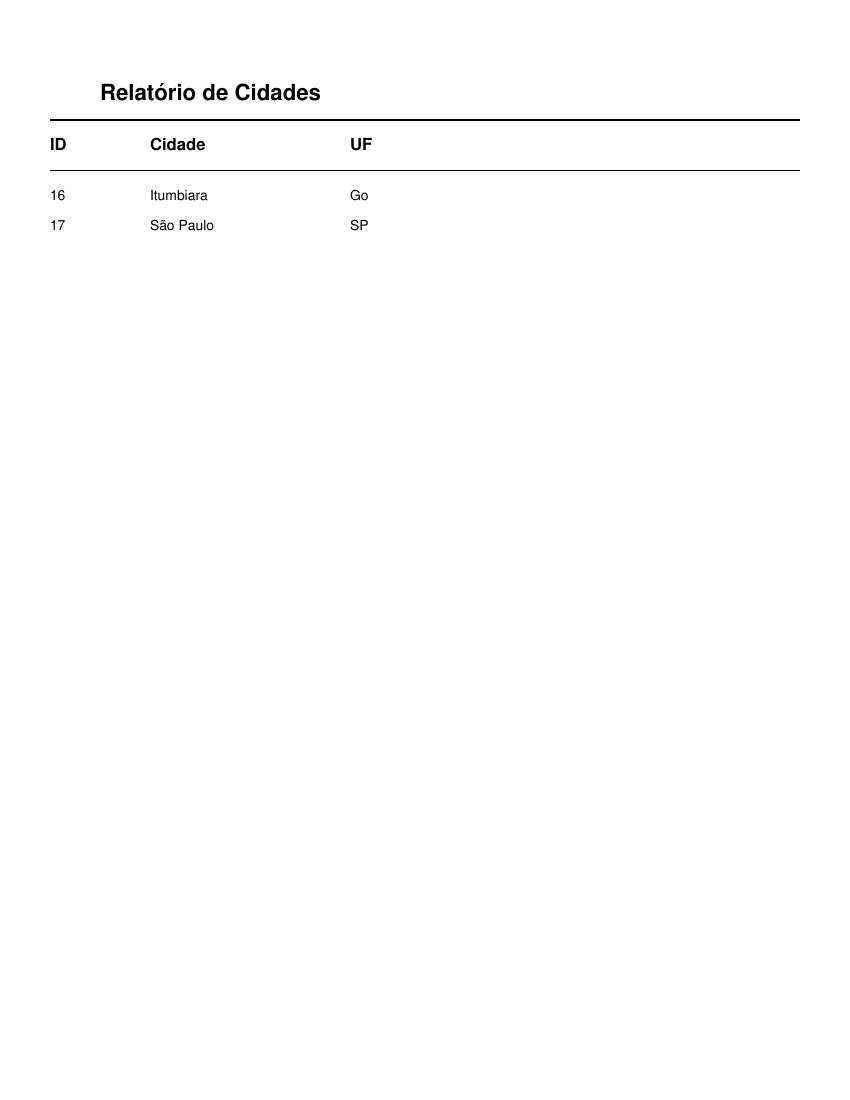

Python code for this plot:
from reportlab.lib.pagesizes import letter
from reportlab.pdfgen import canvas
from reportlab.lib.units import inch
from apliCidade import Cidades  # Certifique-se de que o nome está correto e corresponde à sua classe

def gerar_relatorio(caminho_arquivo):
    # Cria um objeto Canvas
    c = canvas.Canvas(caminho_arquivo, pagesize=letter)
    width, height = letter

    # Adiciona um título ao relatório
    c.setFont("Helvetica-Bold", 16)
    c.drawString(1 * inch, height - 1 * inch, "Relatório de Cidades")

    # Adiciona uma linha de separação
    c.setLineWidth(1)
    c.line(0.5 * inch, height - 1.2 * inch, width - 0.5 * inch, height - 1.2 * inch)

    # Adiciona cabeçalhos das colunas
    c.setFont("Helvetica-Bold", 12)
    c.drawString(0.5 * inch, height - 1.5 * inch, "ID")
    c.drawString(1.5 * inch, height - 1.5 * inch, "Cidade")
    c.drawString(3.5 * inch, height - 1.5 * inch, "UF")

    # Adiciona uma linha de separação entre cabeçalhos e dados
    c.setLineWidth(0.5)
    c.line(0.5 * inch, height - 1.7 * inch, width - 0.5 * inch, height - 1.7 * inch)

    # Adiciona os dados das cidades
    y = height - 2 * inch
    c.setFont("Helvetica", 10)

    cid = Cidades()
    cidades = cid.selectAllCidades()  # Certifique-se de que este método está correto
    for cidade in cidades:
        # Ajuste o número de colunas conforme o número de dados disponíveis
        c.drawString(0.5 * inch, y, str(cidade[0]))  # ID
        c.drawString(1.5 * inch, y, cidade[1])       # Nome da cidade
        c.drawString(3.5 * inch, y, cidade[2])       # UF
        y -= 0.3 * inch  # Espaçamento entre as linhas

        # Adiciona nova página se necessário
        if y < 1 * inch:
            c.showPage()  # Finaliza a página atual
            c.setFont("Helvetica-Bold", 16)
            c.drawString(1 * inch, height - 1 * inch, "Relatório de Cidades")
            c.setFont("Helvetica-Bold", 12)
            c.drawString(0.5 * inch, height - 1.5 * inch, "ID")
            c.drawString(1.5 * inch, height - 1.5 * inch, "Cidade")
            c.drawString(3.5 * inch, height - 1.5 * inch, "UF")
            c.setLineWidth(0.5)
            c.line(0.5 * inch, height - 1.7 * inch, width - 0.5 * inch, height - 1.7 * inch)
            y = height - 2 * inch  # Reseta a posição vertical

    # Finaliza o documento
    c.save()

if __name__ == "__main__":
    gerar_relatorio("relatorio_cidade.pdf")
